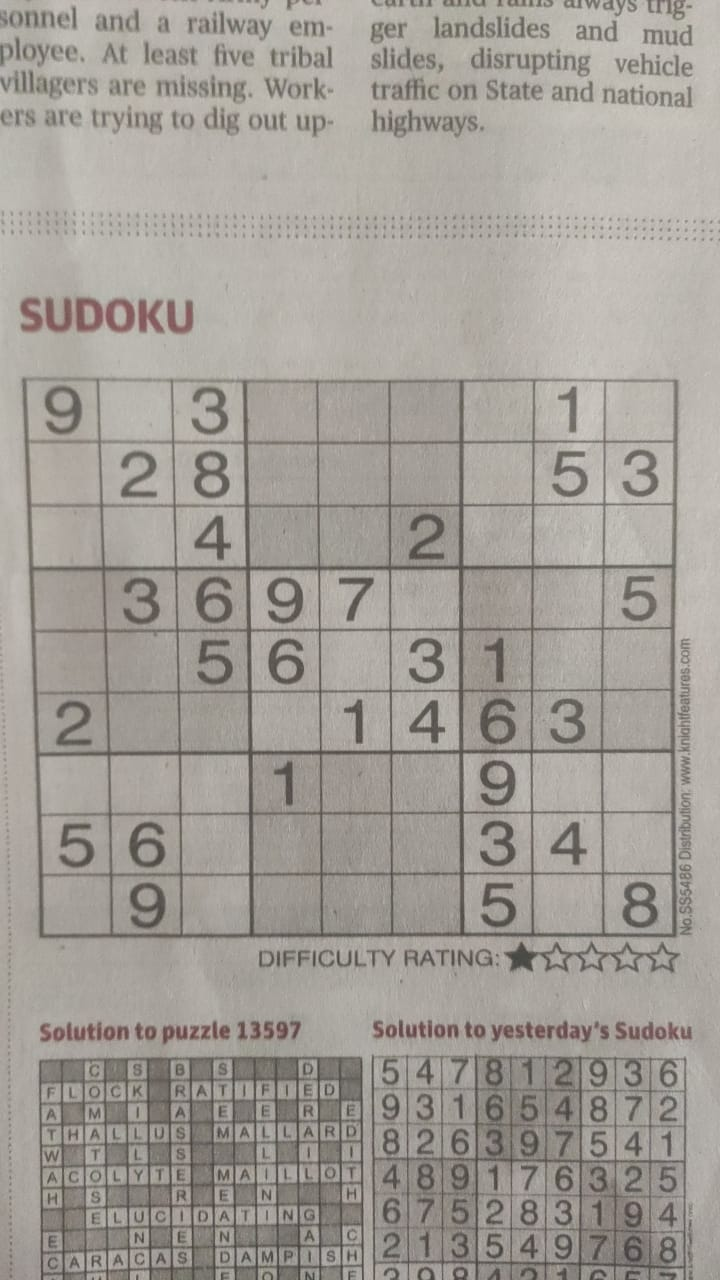
#> input picture resources/Sudoku_puzzle.jpeg, 720 x 1280 px
$ python -i image_processing.py   (imports and definitions only)
#> lines starting #> are read from the running program, lines starting #| are printed output that depends on the picture; after the words box and inside, x2 and y2 are one past the last pixel; in counts of white or black regions, pixels touching at a corner belong together
#> further down, picture is the input picture: shape (1280, 720, 3); mean B, G, R 151.2, 157.6, 162.7
import cv2
import numpy as np


def diff(a):
    return a[0]-a[1]

def change_color_and_get_perspective(image,blur=False):
#> called with blur = False
    img=image.copy()


    img = cv2.cvtColor(img, cv2.COLOR_BGR2GRAY)
    th2 = cv2.adaptiveThreshold(img, 255, cv2.ADAPTIVE_THRESH_MEAN_C,cv2.THRESH_BINARY_INV, 39, 10)
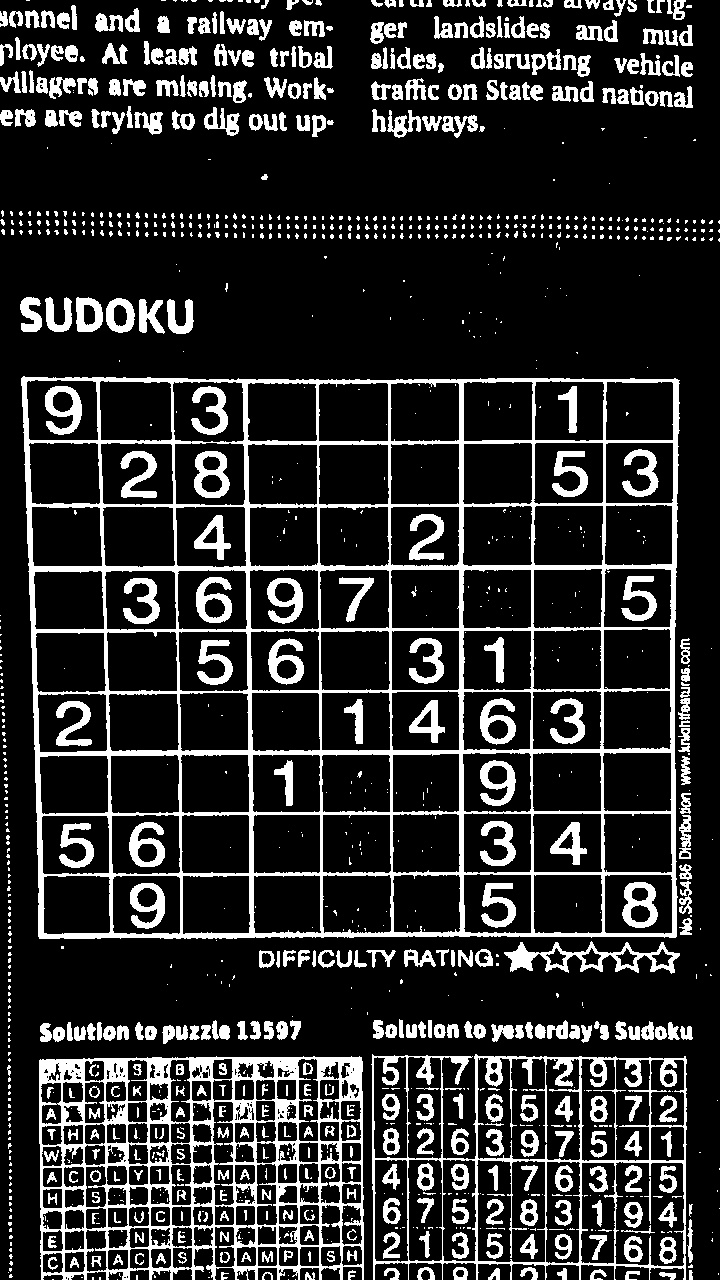
#> th2: shape (1280, 720); 17.2% white; 1245 white regions (787 under 20 px)

    contours, heirarchies = cv2.findContours(th2, cv2.RETR_EXTERNAL, cv2.CHAIN_APPROX_SIMPLE)
#> contours = 751 contours, 498 with area under 20; largest, box (x1, y1, x2, y2) and area: (21, 376, 680, 939) 359448, (39, 1056, 364, 1280) 68420, (371, 1054, 687, 1280) 61741, (504, 941, 680, 974) 2364, (106, 298, 135, 333) 776
    maxarea = 0
    cnt = contours[0]
#> cnt = [[295, 1279]]
    for i in contours:
        if cv2.contourArea(i) > maxarea:
            cnt = i
            maxarea = cv2.contourArea(i)
#> this loop made 751 passes
#> maxarea on passes 15, 25, 27, 28, 30, 31, 63, 80, 259: 59, 60, 66, 71.5, 90, 150, 293.5, 68420.5, 359448.5
#> i on passes 1, 2, 3, 4, 5, 7: [[295, 1279]], [[288, 1279]], [[117, 1279]], [[52, 1279], [53, 1279]], [[208, 1277], [209, 1277]], [[92, 1277], [92, 1279], [93, 1279], [93, 1277]]
#> after the loop, cnt = contour of 482 points, box (x1, y1, x2, y2) (21, 376, 680, 939), area 359448; maxarea = 359448.5

    top_left = cnt[0][0]
#> top_left = [23, 376]
    bottom_right = cnt[0][0]
#> bottom_right = [23, 376]

    min_sum = max_sum = sum(cnt[0][0])
#> min_sum = 399; max_sum = 399
    min_dif = max_dif = diff(cnt[0][0])
#> min_dif = -353; max_dif = -353
    bottom_left = top_right = cnt[0][0]
#> bottom_left = [23, 376]; top_right = [23, 376]
    for i in cnt:
        if sum(i[0]) < min_sum:
            min_sum = sum(i[0])
            top_left = i[0]
        if sum(i[0]) > max_sum:
            max_sum = sum(i[0])
            bottom_right = i[0]
        if diff(i[0]) < min_dif:
            min_dif = diff(i[0])
            bottom_left = i[0]
        if diff(i[0]) > max_dif:
            max_dif = diff(i[0])
            top_right = i[0]
#> this loop made 482 passes
#> (max_sum, min_dif, bottom_left) on passes 3, 5, 7, 10, 12, 15, 17, 20, 22, 24, 26, 28: (406, -364, [21, 385]), (428, -384, [22, 406]), (445, -399, [23, 422]), (450, -404, [23, 427]), (455, -407, [24, 431]), (475, -427, [24, 451]), (488, -438, [25, 463]), (506, -456, [25, 481]), (533, -481, [26, 507]), (537, -483, [27, 510]), (539, -487, [26, 513]), (570, -516, [27, 543])
#> (max_sum, bottom_right) on passes 4, 6, 8, 11, 14, 16: (408, [22, 386]), (430, [23, 407]), (447, [24, 423]), (452, [24, 428]), (457, [24, 433]), (477, [25, 452])
#> after the loop, bottom_right = [675, 937]; max_dif = 299; max_sum = 1612; min_dif = -899; min_sum = 399; top_right = [679, 380]

    pt1 = np.float32([top_left, top_right, bottom_right, bottom_left])
#> pt1 = [[23, 376], [679, 380], [675, 937], [39, 938]]
    pt2 = np.float32([[0, 0], [756, 0], [756, 756], [0, 756]])
    matrix = cv2.getPerspectiveTransform(pt1, pt2)
#> matrix = [[1.12, -0.0319, -13.76], [-0.00779, 1.28, -480.4], [-1.3e-05, -5.29e-05, 1]]
    result = cv2.warpPerspective(img, matrix, (756, 756))
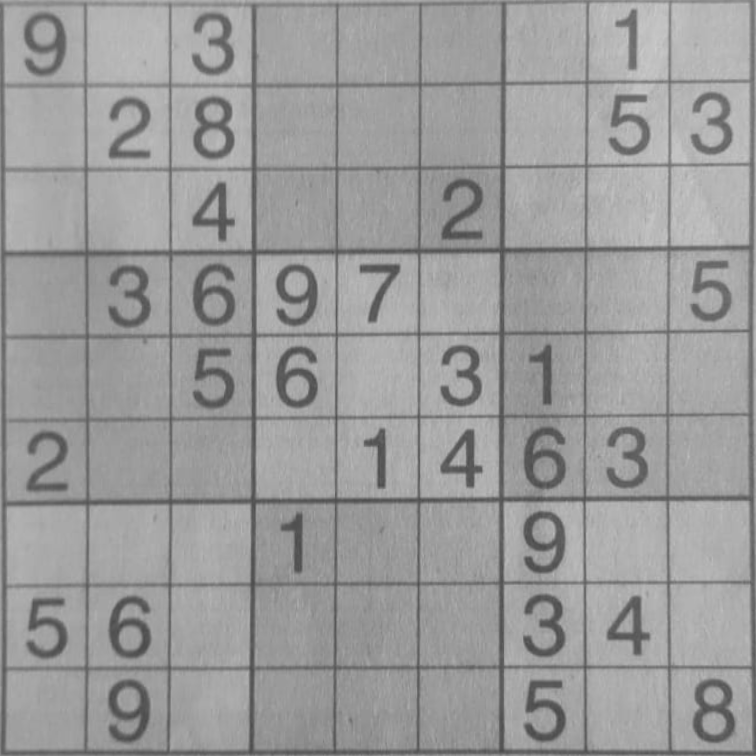
#> result: shape (756, 756); min 72, max 205, mean 154.8
    if blur:
        result=cv2.GaussianBlur(result,(5,5),0)
    return result


def get_digits(img):
    digits=[]
    for i in range(9):
        for j in range(9):
            a=img[i*84:i*84+84,j*84:j*84+84]
            digits.append(a)


    return digits

>>> import cv2
>>> picture = cv2.imread('resources/Sudoku_puzzle.jpeg')
>>> result = change_color_and_get_perspective(picture)
